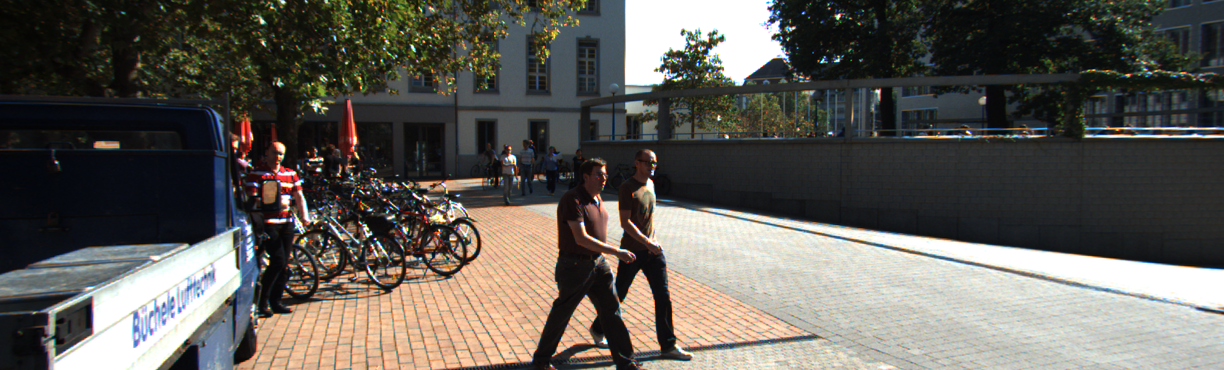
#> input picture final_project_2023_rect/seq_01/image_02/data/000011.png, 1224 x 370 px; its folder holds only this picture in this run
$ jupyter execute --allow-errors 'Tracking (copy).ipynb'   (older library calls are emulated)
#> lines starting #> are read from the running program, lines starting #| are printed output that depends on the picture
#> further down, frame is the input picture: shape (370, 1224, 3); mean B, G, R 86.8, 92.6, 95.5
#> `frame = imutils.resize(frame, width=600)`:
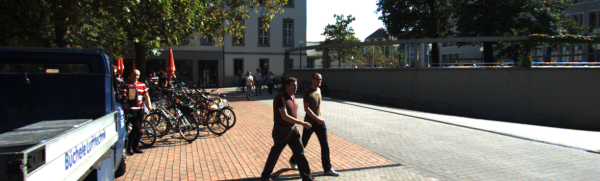
#> frame: shape (181, 600, 3); mean B, G, R 86.8, 92.6, 95.5
### classification.py
import torch
from ultralytics import YOLO

class Classifier:
    def __init__(self, train_method = 'own', format = 'pt'):
        if train_method == 'own':
            self.weights = 'weights/best_run.' + format # Trained network
        elif train_method == 'coco':
            self.weights = 'weights/coco.' + format # Coco trained
        else:
            self.weights = 'weights/yolo8n.' + format # Standard weights for detection training

        self.device = torch.device('cuda' if torch.cuda.is_available() else 'cpu')

        self.model = YOLO(self.weights, task='detect')
        self.model.fuse()

    # [16 lines left out: functions predict, train, val, not called in this run]

### Tracking (copy).ipynb
[cell 1]
import cv2
import numpy as np
import imutils
import glob
import torch
from classification import Classifier

[cell 2]
def update(x, P, Z, H, R):
    ### Insert update function
    Y = Z - np.dot(H,x)
    S = np.dot(np.dot(H, P), np.transpose(H)) + R
    K = np.dot(np.dot(P, np.transpose(H)), np.linalg.pinv(S))
    X_prime = x + np.dot(K, Y)
    P_prime = np.dot((I - np.dot(K, H)), P)

    return Y, S, K, X_prime, P_prime

def predict(x, P, F, u):
    ### insert predict function
    X_prime = np.dot(F,x) + u
    P_prime = np.dot(np.dot(F, P), np.transpose(F))

    return X_prime, P_prime


### Initialize Kalman filter ###
# The initial state (6x1).
x = np.array([[0], # Position along the x-axis
              [0], # Velocity along the x-axis
              [0], # Position along the y-axis
              [0], # Velocity along the y-axis
              [0], # Position along the z-axis
              [0]])# Velocity along the z-axis

# The initial uncertainty (6x6).
P = np.array([[1000, 0, 0, 0, 0, 0],
              [0, 1000, 0, 0, 0, 0],
              [0, 0, 1000, 0, 0, 0],
              [0, 0, 0, 1000, 0, 0],
              [0, 0, 0, 0, 1000, 0],
              [0, 0, 0, 0, 0, 1000]])

# The external motion (6x1).
u = np.array([[0],
              [0],
              [0],
              [0],
              [0],
              [0]])

# The transition matrix (6x6).
F = np.array([[1, 1, 0, 0, 0, 0],
              [0, 1, 0, 0, 0, 0],
              [0, 0, 1, 1, 0, 0],
              [0, 0, 0, 1, 0, 0],
              [0, 0, 0, 0, 1, 1],
              [0, 0, 0 ,0, 0, 1]])

# The observation matrix (2x6).
H = np.array([[1, 0, 0, 0, 0, 0],
              [0, 0, 1, 0, 0, 0],
              [0, 0, 0, 0, 1, 0]])

# The measurement uncertainty.
R = 1

# The identity matrix. Simply a matrix with 1 in the diagonal and 0 elsewhere.
I = np.array([[1, 0, 0, 0, 0, 0],
              [0, 1, 0, 0, 0, 0],
              [0, 0, 1, 0, 0, 0],
              [0, 0, 0, 1, 0, 0],
              [0, 0, 0, 0, 1, 0],
              [0, 0, 0, 0, 0, 1]])


# Load the video
images_left = sorted(glob.glob('../final_project_2023_rect/seq_01/image_02/data/*.png'))
images_right = sorted(glob.glob('../final_project_2023_rect/seq_01/image_03/data/*.png'))
assert images_left
assert images_right
#> (the rest of this cell did not finish here and is left out)


$ run again, on final_project_2023_rect/seq_01/image_02/data/000034.png
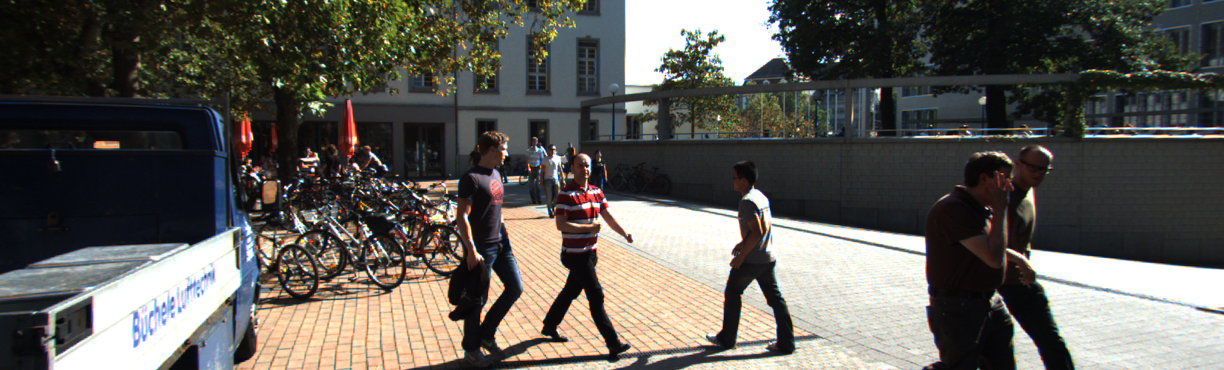
#> input picture final_project_2023_rect/seq_01/image_02/data/000034.png, 1224 x 370 px
#> frame is the input picture: shape (370, 1224, 3); mean B, G, R 86.3, 92, 94.5
#> `frame = imutils.resize(frame, width=600)`:
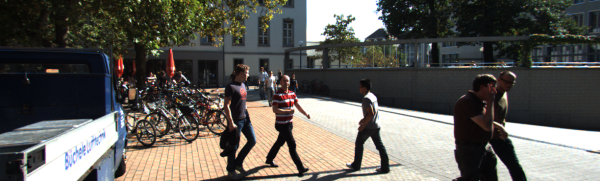
#> frame: shape (181, 600, 3); mean B, G, R 86.3, 92, 94.5

$ run again, on final_project_2023_rect/seq_01/image_02/data/000055.png
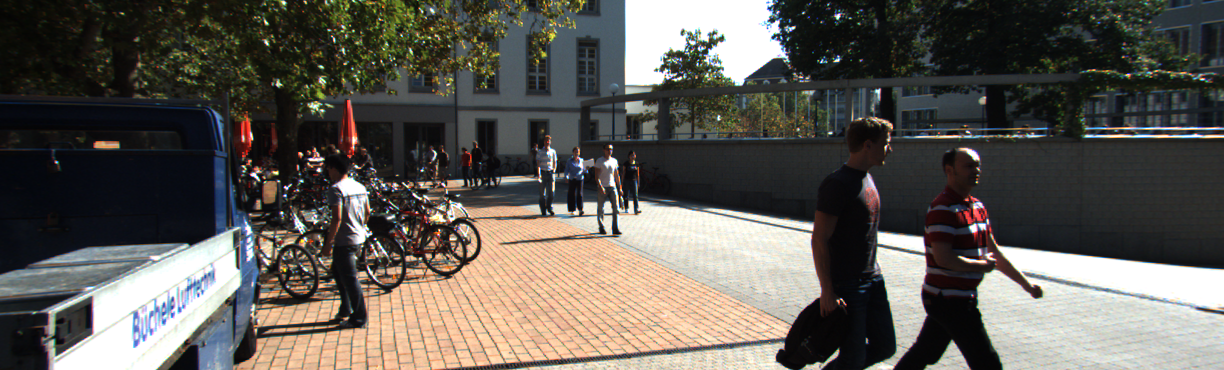
#> input picture final_project_2023_rect/seq_01/image_02/data/000055.png, 1224 x 370 px
#> frame is the input picture: shape (370, 1224, 3); mean B, G, R 85.1, 91.2, 94.8
#> `frame = imutils.resize(frame, width=600)`:
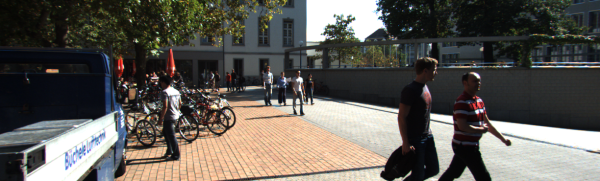
#> frame: shape (181, 600, 3); mean B, G, R 85.1, 91.2, 94.8

$ run again, on final_project_2023_rect/seq_01/image_02/data/000023.png
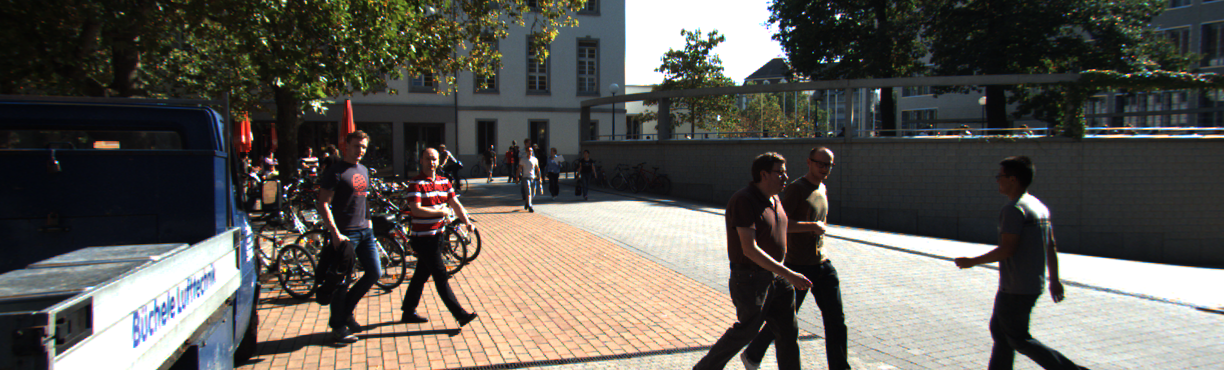
#> input picture final_project_2023_rect/seq_01/image_02/data/000023.png, 1224 x 370 px
#> frame is the input picture: shape (370, 1224, 3); mean B, G, R 84.8, 90.7, 93.7
#> `frame = imutils.resize(frame, width=600)`:
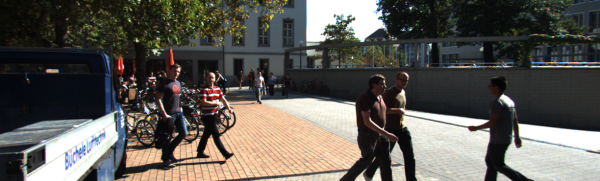
#> frame: shape (181, 600, 3); mean B, G, R 84.8, 90.7, 93.7
